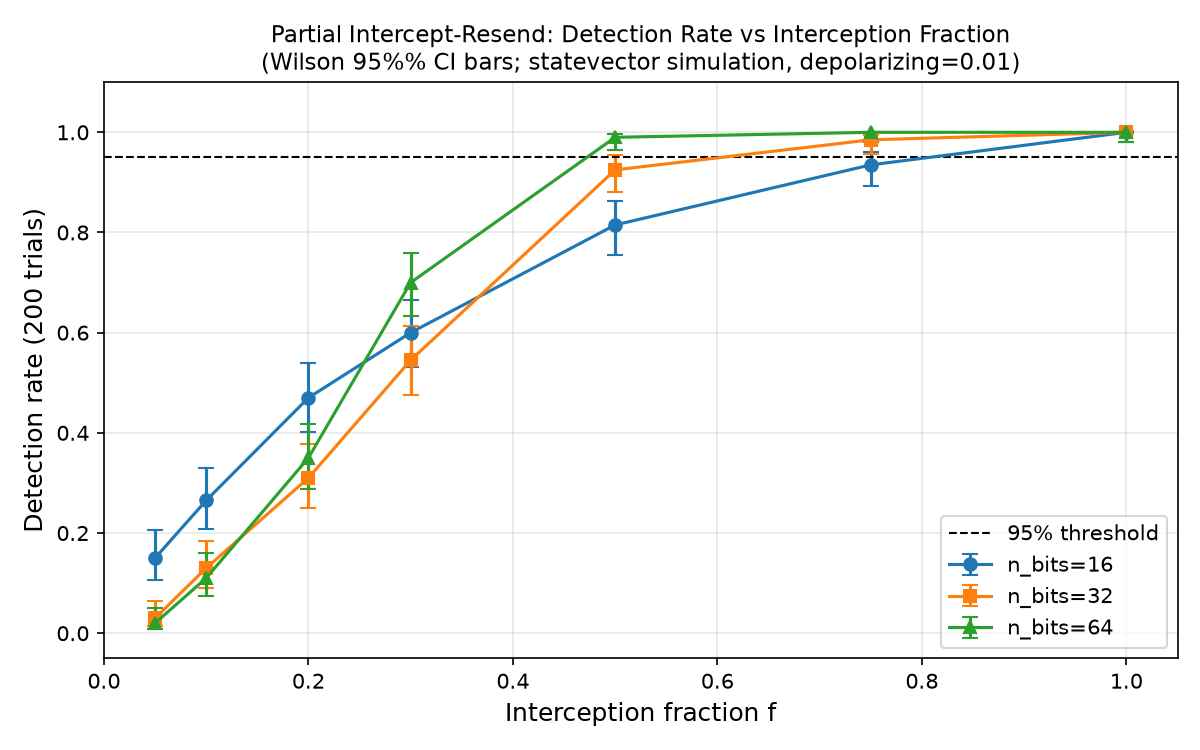

Write the Python code that produced this figure.
"""
Sweep partial intercept-resend attack (EVE_PARTIAL_INTERCEPT) across
interception fractions and token lengths.

Grid
----
  Interception fractions : 0.05, 0.10, 0.20, 0.30, 0.50, 0.75, 1.00
  Token lengths (n_bits) : 16, 32, 64
  Trials per cell        : 200   (default)
  Total trials           : 7 x 3 x 200 = 4 200

Outputs
-------
  experiments/sweep_partial_ir.csv   -- one row per (n_bits, fraction) cell
  experiments/sweep_partial_ir.png   -- detection rate vs fraction, one series
                                        per token length with Wilson CI bars
                                        (requires matplotlib; skipped if absent)

Metrics
-------
  detection_rate   : proportion of trials where threat_report.is_threat_detected
                     is True (protocol classified outcome as outside BENIGN).
  wilson_lo/hi     : 95% Wilson score CI for the detection proportion, computed
                     with wilson_interval() from channel.py (no new dependency).
  qber_*           : statistics of the test-token QBER across trials.
                     Denominator = test_count (measured sacrificed test tokens,
                     not all tokens, not sifted key bits).
  info_gain_proxy  : the configured interception fraction f.  This is the
                     expected fraction of tokens Eve measures, not a full
                     mutual-information quantity.
  expected_qber    : ChannelModel(intercept_rate=f).expected_qber() -- an
                     analytical expectation, not a measured value.

Threshold report
----------------
  For each token length the script reports the smallest *tested* fraction
  whose lower Wilson bound is >= 0.95.  If no tested fraction qualifies,
  "no tested fraction qualifies" is reported.

Usage
-----
  python experiments/sweep_partial_ir.py
  python experiments/sweep_partial_ir.py --trials 200 --bits 16 32 64 --seed 2026
  python experiments/sweep_partial_ir.py --fractions 0.05 0.1 0.5 1.0 --out .

Statistical note
----------------
  Random-basis intercept-resend produces an expected QBER of approximately
  0.25 * f (plus background depolarizing noise) under BB84-style assumptions.
  This is an expectation; observed values fluctuate.  For small token lengths
  (n_bits=16) and small f (0.05), the expected QBER is near the honest threshold
  (e0=0.02) and many trials will not trigger the channel alarm.

  This script is a simulation.  It does not claim physical hardware security
  guarantees.
"""
import argparse
import csv
import os
import sys
import time

import numpy as np

HERE = os.path.dirname(os.path.abspath(__file__))
sys.path.insert(0, os.path.dirname(HERE))

from src.quantum_engine import (  # noqa: E402
    ChannelModel,
    TeleportationQDS,
    ThreatScenarioConfig,
    ThreatType,
)
from src.quantum_engine.channel import wilson_interval  # noqa: E402

# ---------------------------------------------------------------------------
# Default grid
# ---------------------------------------------------------------------------
DEFAULT_FRACTIONS = [0.05, 0.10, 0.20, 0.30, 0.50, 0.75, 1.00]
DEFAULT_BITS = [16, 32, 64]
DEFAULT_TRIALS = 200
DEFAULT_SEED = 2026


# ---------------------------------------------------------------------------
# Helpers
# ---------------------------------------------------------------------------

def _is_nan(x):
    """Return True if x is a float NaN."""
    try:
        return x != x
    except TypeError:
        return False


# ---------------------------------------------------------------------------
# Core sweep
# ---------------------------------------------------------------------------

def run_sweep(
    fractions=None,
    lengths=None,
    trials_per_cell=DEFAULT_TRIALS,
    seed=DEFAULT_SEED,
    depolarizing=0.01,
):
    """
    Run the partial intercept-resend sweep and return a list of result dicts.

    Randomness convention
    ---------------------
    A single np.random.Generator is created from *seed* and threaded
    sequentially through all trials (outer loop: n_bits; inner: fraction;
    innermost: trial index).  This matches sweep_tiers.py and sweep_damping.py.

    Returns
    -------
    list of dict, one dict per (n_bits, fraction) cell.
    """
    if fractions is None:
        fractions = DEFAULT_FRACTIONS
    if lengths is None:
        lengths = DEFAULT_BITS

    rng = np.random.default_rng(seed)
    results = []

    total = len(lengths) * len(fractions) * trials_per_cell
    print(
        "sweep_partial_ir: %d lengths x %d fractions x %d trials = %d trials total"
        % (len(lengths), len(fractions), trials_per_cell, total)
    )
    hdr = "%-8s | %-6s | %-9s | %-9s | %-10s | %-10s | %-10s | %-13s"
    print(hdr % ("n_bits", "f", "det/N", "det_rate", "wilson_lo", "wilson_hi",
                 "qber_mean", "expected_qber"))
    print("-" * 90)

    for n_bits in lengths:
        for f in fractions:
            det_count = 0
            qbers = []

            for trial_idx in range(trials_per_cell):
                # Fresh engine per trial: avoids circuit-breaker state leaking.
                eng = TeleportationQDS(
                    backend="statevector",
                    channel=ChannelModel(depolarizing=depolarizing),
                )
                scenario = ThreatScenarioConfig(
                    threat_type=ThreatType.EVE_PARTIAL_INTERCEPT,
                    partial_intercept_fraction=f,
                )
                try:
                    res = eng.execute_protocol(
                        message_text="PIR_%d_%s_%d" % (n_bits, f, trial_idx),
                        n_bits=n_bits,
                        rng=rng,
                        scenario=scenario,
                    )
                except Exception:
                    # Quarantine or enforcement blocker counts as detected.
                    det_count += 1
                    continue

                if res.threat_report.is_threat_detected:
                    det_count += 1

                ct = res.transcript.channel_test
                if ct is not None:
                    qbers.append(ct.qber_estimate)

            n = trials_per_cell
            det_rate = det_count / n
            lo, hi = wilson_interval(det_count, n)

            qber_mean = float(np.mean(qbers)) if qbers else float("nan")
            qber_std  = float(np.std(qbers))  if qbers else float("nan")
            qber_min  = float(np.min(qbers))  if qbers else float("nan")
            qber_max  = float(np.max(qbers))  if qbers else float("nan")

            expected_q = ChannelModel(
                depolarizing=depolarizing, intercept_rate=f
            ).expected_qber()

            row = {
                "n_bits": n_bits,
                "intercept_fraction": f,
                "depolarizing": depolarizing,
                "trials": n,
                "detection_count": det_count,
                "detection_rate": round(det_rate, 6),
                "wilson_lo": round(lo, 6),
                "wilson_hi": round(hi, 6),
                "qber_mean": round(qber_mean, 6) if not _is_nan(qber_mean) else "",
                "qber_std":  round(qber_std,  6) if not _is_nan(qber_std)  else "",
                "qber_min":  round(qber_min,  6) if not _is_nan(qber_min)  else "",
                "qber_max":  round(qber_max,  6) if not _is_nan(qber_max)  else "",
                "expected_qber": round(expected_q, 6),
                "info_gain_proxy_configured": f,
            }
            results.append(row)

            print(
                "%-8d | %-6.2f | %d/%-6d | %-9.4f | %-10.4f | %-10.4f | %-10.4f | %-13.6f"
                % (n_bits, f, det_count, n, det_rate, lo, hi, qber_mean, expected_q)
            )

    return results


# ---------------------------------------------------------------------------
# Threshold report
# ---------------------------------------------------------------------------

def threshold_report(results, lengths):
    """
    For each token length, return the smallest tested interception fraction
    whose lower Wilson 95% CI bound is >= 0.95.

    Returns dict mapping n_bits -> fraction or None.
    """
    report = {}
    for n_bits in lengths:
        rows = [r for r in results if r["n_bits"] == n_bits]
        qualifying = [
            r["intercept_fraction"]
            for r in rows
            if isinstance(r["wilson_lo"], (int, float)) and r["wilson_lo"] >= 0.95
        ]
        report[n_bits] = min(qualifying) if qualifying else None
    return report


# ---------------------------------------------------------------------------
# CSV writer
# ---------------------------------------------------------------------------

CSV_FIELDS = [
    "n_bits",
    "intercept_fraction",
    "depolarizing",
    "trials",
    "detection_count",
    "detection_rate",
    "wilson_lo",
    "wilson_hi",
    "qber_mean",
    "qber_std",
    "qber_min",
    "qber_max",
    "expected_qber",
    "info_gain_proxy_configured",
]


def write_csv(results, path):
    os.makedirs(os.path.dirname(os.path.abspath(path)), exist_ok=True)
    with open(path, "w", newline="", encoding="utf-8") as fh:
        writer = csv.DictWriter(fh, fieldnames=CSV_FIELDS)
        writer.writeheader()
        writer.writerows(results)
    print("Saved CSV to: %s" % path)


# ---------------------------------------------------------------------------
# Optional plot (requires matplotlib)
# ---------------------------------------------------------------------------

def write_plot(results, lengths, fractions, path):
    """Plot detection rate vs f with Wilson CI bars (one series per n_bits)."""
    try:
        import matplotlib
        matplotlib.use("Agg")          # headless; must be before pyplot import
        import matplotlib.pyplot as plt
    except ImportError:
        print(
            "WARNING: matplotlib is not installed. "
            "Install it to generate the PNG plot."
        )
        return

    fig, ax = plt.subplots(figsize=(8, 5))
    markers = ["o", "s", "^"]
    colors  = ["#1f77b4", "#ff7f0e", "#2ca02c"]

    for i, n_bits in enumerate(lengths):
        rows = [r for r in results if r["n_bits"] == n_bits]
        xs  = [r["intercept_fraction"] for r in rows]
        ys  = [r["detection_rate"]     for r in rows]
        los = [r["detection_rate"] - r["wilson_lo"] for r in rows]
        his = [r["wilson_hi"] - r["detection_rate"] for r in rows]
        ax.errorbar(
            xs, ys, yerr=[los, his],
            fmt=markers[i % len(markers)] + "-",
            color=colors[i % len(colors)],
            capsize=4,
            label="n_bits=%d" % n_bits,
            linewidth=1.5,
            markersize=6,
        )

    ax.axhline(0.95, color="black", linestyle="--", linewidth=1, label="95% threshold")
    ax.set_xlabel("Interception fraction f", fontsize=12)
    ax.set_ylabel("Detection rate (%d trials)" % DEFAULT_TRIALS, fontsize=12)
    ax.set_title(
        "Partial Intercept-Resend: Detection Rate vs Interception Fraction\n"
        "(Wilson 95%% CI bars; statevector simulation, depolarizing=0.01)",
        fontsize=11,
    )
    ax.set_xlim(0, 1.05)
    ax.set_ylim(-0.05, 1.10)
    ax.legend(fontsize=10)
    ax.grid(True, alpha=0.3)
    plt.tight_layout()
    os.makedirs(os.path.dirname(os.path.abspath(path)), exist_ok=True)
    plt.savefig(path, dpi=150)
    plt.close(fig)
    print("Saved plot to: %s" % path)


# ---------------------------------------------------------------------------
# Entry point
# ---------------------------------------------------------------------------

def main():
    ap = argparse.ArgumentParser(
        description="Sweep partial intercept-resend attack across fractions and token lengths."
    )
    ap.add_argument("--trials", type=int, default=DEFAULT_TRIALS,
                    help="Trials per cell (default: 200)")
    ap.add_argument("--bits", type=int, nargs="+", default=DEFAULT_BITS,
                    help="Token lengths (default: 16 32 64)")
    ap.add_argument("--fractions", type=float, nargs="+", default=DEFAULT_FRACTIONS,
                    help="Interception fractions (default: 0.05 0.1 0.2 0.3 0.5 0.75 1.0)")
    ap.add_argument("--seed", type=int, default=DEFAULT_SEED,
                    help="Master random seed (default: 2026)")
    ap.add_argument("--depolarizing", type=float, default=0.01,
                    help="Background depolarizing noise (default: 0.01)")
    ap.add_argument("--out", type=str, default=HERE,
                    help="Output directory for CSV and PNG (default: experiments/)")
    args = ap.parse_args()

    t_start = time.time()
    results = run_sweep(
        fractions=args.fractions,
        lengths=args.bits,
        trials_per_cell=args.trials,
        seed=args.seed,
        depolarizing=args.depolarizing,
    )

    csv_path = os.path.join(args.out, "sweep_partial_ir.csv")
    png_path = os.path.join(args.out, "sweep_partial_ir.png")
    write_csv(results, csv_path)
    write_plot(results, args.bits, args.fractions, png_path)

    thr = threshold_report(results, args.bits)
    print("\n--- Per-length threshold (smallest f with Wilson-lo >= 0.95) ---")
    for n_bits, fq in thr.items():
        if fq is None:
            print("  n_bits=%d: no tested fraction qualifies" % n_bits)
        else:
            print("  n_bits=%d: smallest qualifying tested fraction = %s" % (n_bits, fq))

    elapsed = time.time() - t_start
    print("\nDone in %.1fs.  Total cells: %d." % (elapsed, len(results)))


if __name__ == "__main__":
    main()
